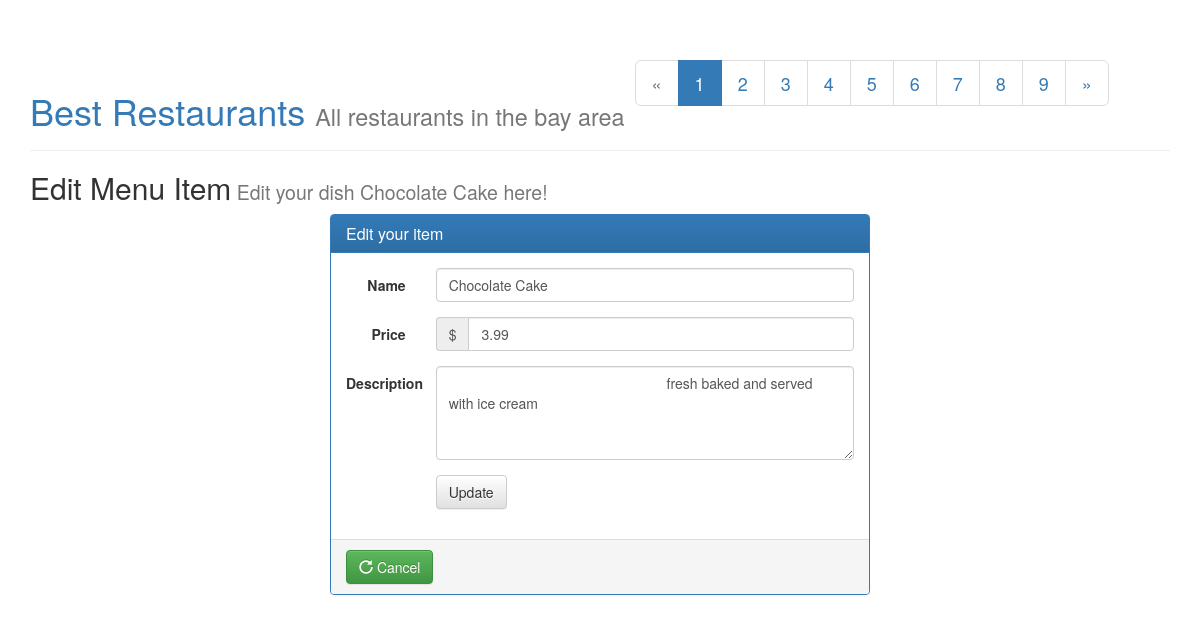
Page /restaurants/1/4/edit/ on the committed database.
### database_setup.py (models this page shows, shortened)
class MenuItem(Base):
    __tablename__ = 'menu_item'
    name =Column(String(80), nullable = False)
    id = Column(Integer, primary_key = True)
    description = Column(String(250))
    price = Column(String(8))
    course = Column(String(250))
    restaurant_id = Column(Integer,ForeignKey('restaurant.id'))
    restaurant = relationship(Restaurant)

### server.py (the view)
@app.route('/restaurants/<int:restaurant_id>/<int:menu_id>/edit/', methods=['GET', 'POST'])
def edit_menu_item(restaurant_id, menu_id):
  edit_item = session.query(MenuItem).filter_by(id=menu_id).one()
  restaurant = session.query(Restaurant).filter_by(id=restaurant_id).one()
  count = session.query(Restaurant).count() # get no. of restaurants, for pagination
  if request.method == 'POST':
    if request.form['name']:
      name = edit_item.name # store the previous name
      edit_item.name = request.form['name']
      edit_item.price = '$' + request.form['price']
      edit_item.description = request.form['description']
      session.add(edit_item)
      session.commit()
      flash("Item %s edited" % name)
    return redirect(url_for('restaurant_menu', restaurant_id=restaurant_id))
  else:
    return render_template('edit_menu.html', restaurant=restaurant, menu_id=menu_id, item=edit_item, count=count)

### templates/edit_menu.html (shortened to what this page needs)
<html>
<head>
	<link rel="stylesheet" href="https://maxcdn.bootstrapcdn.com/bootstrap/3.3.4/css/bootstrap.min.css">
	<link rel="stylesheet" href="https://maxcdn.bootstrapcdn.com/bootstrap/3.3.4/css/bootstrap-theme.min.css">
</head>
<body>
	<div class="container">
		<div class="page-header">
			<h1>
				<a href="{{url_for('show_restaurants')}}">Best Restaurants</a>
				<small>All restaurants in the bay area</small>
				<ul class="pagination pagination-lg">
				  	{% if restaurant.id > 1 %}
				  		<li>
					      <a href="{{url_for('restaurant_menu', restaurant_id=restaurant.id-1)}}" aria-label="Previous">
					        <span aria-hidden="true">&laquo;</span>
					      </a>
					    </li>
					 {% else %}
					 	<li class="disabled">
					 		<a href="#">
					 			<span aria-hidden="true">&laquo;</span>
					 		</a>
					 	</li>
				  	{% endif %}
				    {% for i in range(1, count+1) %}
						{% if i == restaurant.id%}
							<li class="active"><a href="{{url_for('restaurant_menu', restaurant_id=i)}}">{{i}}</a></li>
						{% else %}
							<li><a href="{{url_for('restaurant_menu', restaurant_id=i)}}">{{i}}</a></li>
						{% endif%}
				    {% endfor %}
				    {% if restaurant.id < count %}
				  		<li>
					      <a href="{{url_for('restaurant_menu', restaurant_id=restaurant.id+1)}}" aria-label="Previous">
					        <span aria-hidden="true">&raquo;</span>
					      </a>
					    </li>
					 {% else %}
					 	<li class="disabled">
					 		<a href="#">
					 			<span aria-hidden="true">&raquo;</span>
					 		</a>
					 	</li>
				  	{% endif %}
				  </ul>
			</h1>
		</div>
		<h2>Edit Menu Item<small>&nbsp;Edit your dish {{item.name}} here!</small></h2>
		<div class="col-md-6 col-md-offset-3 col-sm-6 col-sm-offset-3 col-xs-10 col-xs-offset-1">
			<div class="panel panel-primary">
				<div class="panel-heading">
					<h3 class="panel-title">Edit your item</h3>
				</div>
				<div class="panel-body">
					<form action="{{url_for('edit_menu_item', restaurant_id=restaurant.id, menu_id=menu_id)}}" method="POST"class="form-horizontal">
					  <div class="form-group">
					    <label for="edit_menu_item" class="col-sm-2 control-label">Name</label>
					    <div class="col-sm-10">
					      <input type="text" class="form-control" name="name" id="edit_menu_item" value="{{item.name}}">
					    </div>
					  </div>
					  <div class="form-group">
					    <label for="edit_menu_item_price" class="col-sm-2 control-label">Price</label>
					    <div class="col-sm-10">
					    	<div class="input-group">
						  		<div class="input-group-addon">$</div>
						  		<input type="text" name="price" class="form-control" id="edit_menu_item_price" value="{{item.price[1:]}}">
						  	</div>
					    </div>
					  </div>
					  <div class="form-group">
					    <label for="edit_menu_item_description" class="col-sm-2 control-label">Description</label>
					    <div class="col-sm-10">
					    	<textarea name="description" name="description" class="form-control" id="edit_menu_item_description" rows="4">
					    		{{item.description}}
					    	</textarea>
					    </div>
					  </div>
					  <div class="form-group">
				  		<div class="col-sm-offset-2 col-sm-10">
					      <input type="submit" class="btn btn-default" value="Update">
					    </div>
					  </div>
					</form>
				</div>
				<div class="panel-footer">
					<a href="{{url_for('restaurant_menu', restaurant_id=restaurant.id)}}" class="btn btn-success">
			    		<span class="glyphicon glyphicon-repeat"></span>&nbsp;Cancel
			    	</a>
				</div>
			</div>
		</div>
	</div>
</body>
</html>

### rows in the picture
MenuItem: name "Chocolate Cake", price "3.99", description "fresh baked and served with ice cream"

### other values in the picture
{{ i }} "1"
{{ i }} "2" "3" "4" "5" "6" "7" "8" "9"
